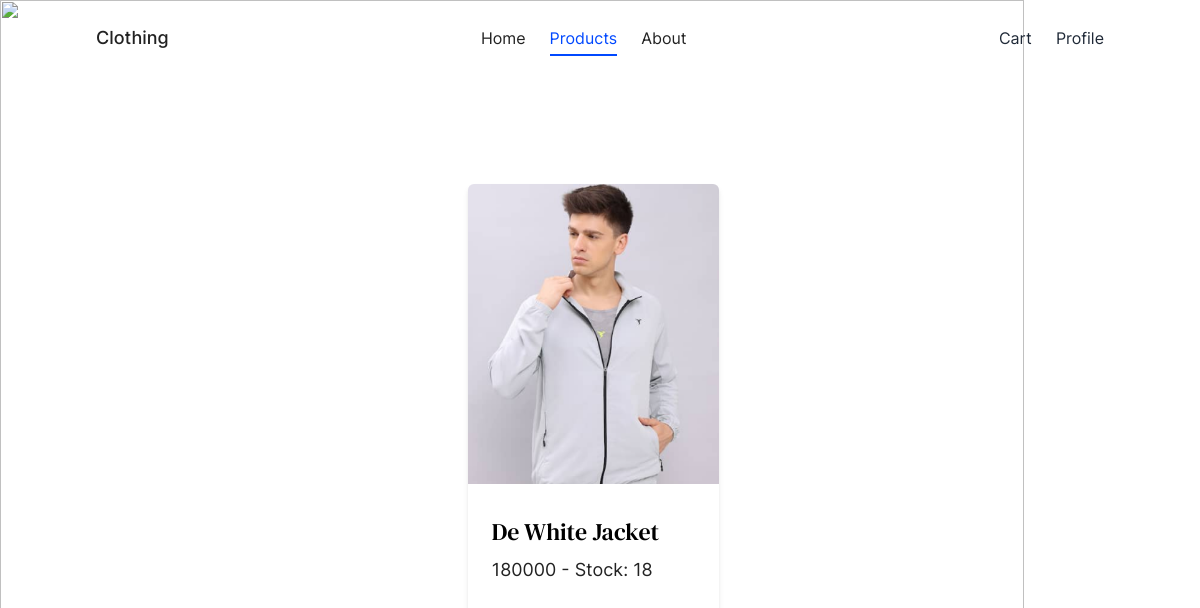
The page /halaman/products.php on the database its author committed.
### tables this page shows
CREATE TABLE `products` (
  `id` int(8) NOT NULL,
  `name` varchar(50) NOT NULL,
  `desc` text NOT NULL,
  `src` varchar(50) NOT NULL,
  `price` float NOT NULL,
  `stock` int(3) NOT NULL
);

### halaman/products.php (the view, shortened to what this page needs)
<!DOCTYPE html>
<html lang="en">
<head>
  <link rel="stylesheet" href="../style/output.css">
</head>
<body>
  <main class="container">
    <header class="fixed top-0 left-0 w-full px-24 py-6 flex justify-between items-center shadow-none transition-all -translate-y-0 z-10">
      <h1 class="font-medium text-lg">Clothing</h1>
      <ul class="flex gap-6">
        <li class="relative"><a href="./home.php">Home</a></li>
        <li class="relative active"><a href="./products.php">Products</a></li>
        <li class="relative"><a href="#">About</a></li>
      </ul>
      <ul class="flex gap-6">
        <li class="text-gray-800">
          <a href="./cart.php">
            <span class="w-6 h-6">Cart</span>
          </a>
        </li>
        <li class="text-gray-800">
          <a href="./profile.php">
            <span class="w-6 h-6">Profile</span>
          </a>
        </li>
      </ul>
    </header>
    <div class="relative w-full min-h-screen flex justify-center items-center">
      <div class="flex justify-center items-center">
        <h1 class="font-serif text-white text-6xl">Discount the New of Year!</h1>
        <ul class="flex w-full p-24 justify-between gap-8">
          <?php
          $products = mysqli_query(mysqli_connect("localhost", "root", "", "clothingshop"), "SELECT * FROM products;");
          while ($product = mysqli_fetch_array($products)) {
            echo "
              <li class='relative shadow-md rounded-md overflow-hidden'>
                <a href='./product.php?id=$product[id]' class='flex flex-col gap-4'>
                  <img src='./gambar/$product[src]' class='w-full h-[300px] object-cover' />
                  <div class='flex justify-between items-center px-6 py-4'>
                    <div>
                      <h1 class='font-serif text-2xl text-black text-justify'>$product[name]</h1>
                      <h1 class='text-lg mt-2 mb-4'>$product[price] - Stock: $product[stock]</h1>
                    </div>
                  </div>
                </a>
              </li>
            ";
          }
          ?>
        </ul>
      </div>
    </div>
  </main>
</body>
</html>

### rows shown on the page
products: src (picture), name "De White Jacket", price "180000", stock "18"
